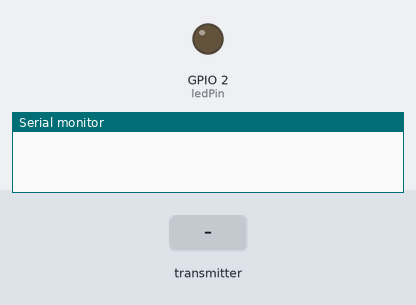
This sketch was run on a simulated ESP32. Shown: output pins drawn as LEDs (lit = HIGH), the last lines printed to the serial monitor. The test bench sets the inputs (shaded band).

Above: at 1.2 s.
1.3 s: the transmitter starts sending ledState = 1
At 1.7 s:
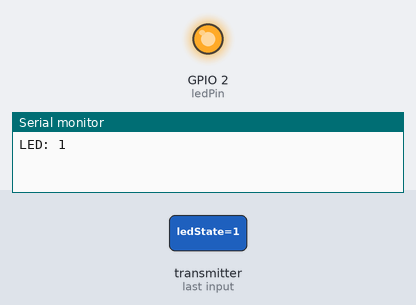
2.8 s: the transmitter starts sending ledState = 0
At 4.1 s:
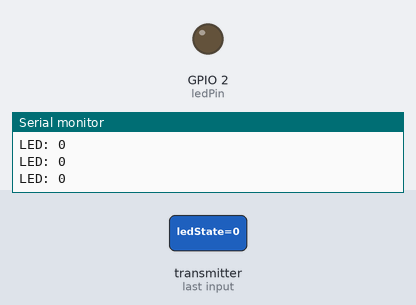
Timing chart, 0 to 5.8 s (numbered marks = the images above; inputs shaded):
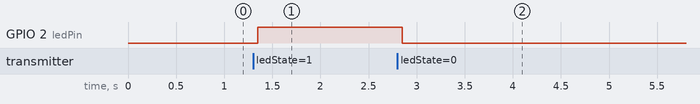

The sketch:

receiver.ino
```cpp
#include <esp_now.h>
#include <WiFi.h>

const int ledPin = 2;

typedef struct {
  bool ledState;
} struct_message;

struct_message data;

// UPDATED CALLBACK
void OnDataRecv(const esp_now_recv_info *info, const uint8_t *incomingData, int len) {
  memcpy(&data, incomingData, sizeof(data));

  digitalWrite(ledPin, data.ledState ? HIGH : LOW);

  Serial.print("LED: ");
  Serial.println(data.ledState);
}

void setup() {
  Serial.begin(115200);
  pinMode(ledPin, OUTPUT);

  WiFi.mode(WIFI_STA);

  if (esp_now_init() != ESP_OK) {
    Serial.println("ESP FAIL");
    return;
  }

  esp_now_register_recv_cb(OnDataRecv);
}

void loop() {}
```

Measured:
- after the input at 1.3 s, GPIO 2 (ledPin): LOW → HIGH after 0.05 s
- after the input at 2.8 s, GPIO 2 (ledPin): HIGH → LOW after 0.05 s
